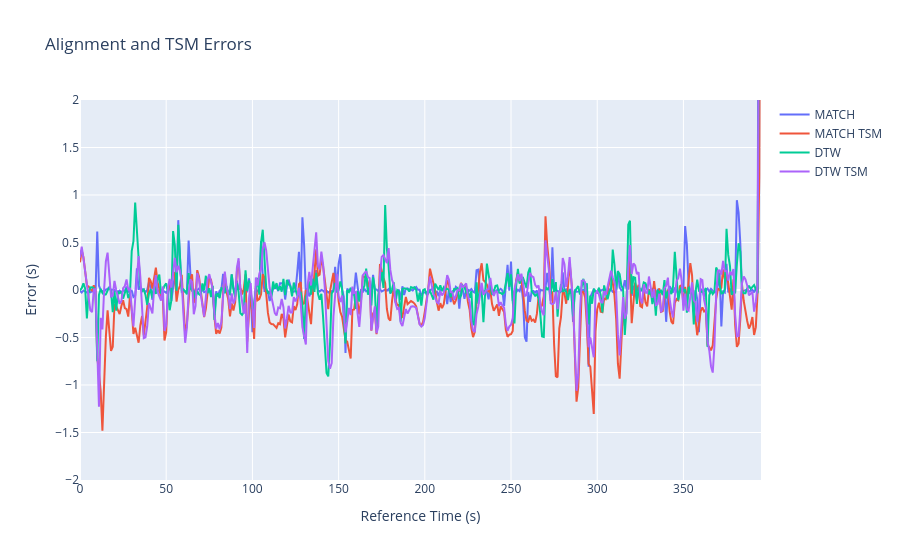

Notebook source saved alongside this figure:
### Code cell
# plot the errors
fig = go.Figure()
fig.update_layout(
    title='Alignment and TSM Errors',
    xaxis_title='Reference Time (s)',
    yaxis_title='Error (s)',
    yaxis=dict(range=[-2, 2])
)
fig.add_trace(go.Scatter(x=np.arange(len(match_err)), y=match_err, mode='lines', name='MATCH'))
fig.add_trace(go.Scatter(x=np.arange(len(match_tsm_err)), y=match_tsm_err, mode='lines', name='MATCH TSM'))
fig.add_trace(go.Scatter(x=np.arange(len(dtw_err)), y=dtw_err, mode='lines', name='DTW'))
fig.add_trace(go.Scatter(x=np.arange(len(dtw_tsm_err)), y=dtw_tsm_err, mode='lines', name='DTW TSM'))
fig.show()

### Figure 1 — Plotly figure (JSON) as saved in the notebook; plotly's stock layout.template omitted (floating-point values rounded to 4 significant figures; data arrays with more than 128 entries replaced by an {"elided": "..."} marker saying what was removed)
{"data": [{"mode": "lines", "name": "MATCH", "type": "scatter", "x": {"elided": "396 int values"}, "y": {"elided": "396 float values"}}, {"mode": "lines", "name": "MATCH TSM", "type": "scatter", "x": {"elided": "396 int values"}, "y": {"elided": "396 float values"}}, {"mode": "lines", "name": "DTW", "type": "scatter", "x": {"elided": "396 int values"}, "y": {"elided": "396 float values"}}, {"mode": "lines", "name": "DTW TSM", "type": "scatter", "x": {"elided": "396 int values"}, "y": {"elided": "396 float values"}}], "layout": {"title": {"text": "Alignment and TSM Errors"}, "xaxis": {"title": {"text": "Reference Time (s)"}}, "yaxis": {"range": [-2, 2], "title": {"text": "Error (s)"}}}}
